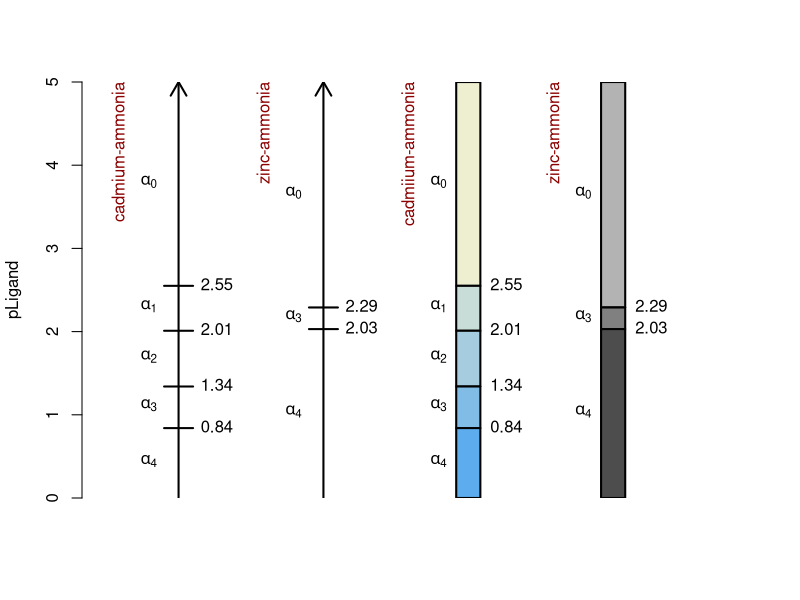

Recreate this plot in R.
# function to plot ladder diagram for redox couples
# pk_list: list of pK values, in order of fewest ligands to most 
#           ligands; default values are for cadmium-ammine complexes
# ligands: list giving number of ligands added for each pK value;
#           defaults to vector of (1, 1, 1, 1) for the four stepwise
#           cadmium-amine complexes
# pL_axis: logical; defaults to FALSE but TRUE draws pL axis
# type: the type of ladder diagram; options are "arrow," which is the
#       default, or "strip"
# buffer: logical; defaults to FALSE, but TRUE will add buffer regions
# species: option to enter name of weak acid for main title of plot;
#          defaults to NULL, which supresses main title
# labels: option to enter vector of labels for legend; defaults to
#         NULL, which uses a default legend
# locate: x-axis location of arrow or center of strip; defaults to 2, 
#         which is practical lower limit; increase in steps of three
#         will separate diagrams; practical upper limit is 12
# overlay: logical; defaults to FALSE, but setting to TRUE allows for
#          adding a new ladder diagram

library(shape)

ladder_pL = function(pk_list = c(2.55, 2.01, 1.34, 0.84),
                     ligands = c(1, 1, 1, 1),
                     pL_axis = FALSE,
                     pL_limit = c(0, 14),
                     type = "arrow", 
                     shade = "color",
                     buffer = FALSE,
                     species = NULL, 
                     labels = NULL, 
                     locate = 2, 
                     overlay = FALSE){
  
  # initial set-up; creates vector of limits for adding labels;
  # creates counter, n, for the number of alpha values;
  # sets colors for strip version of ladder diagram
  
  pks = pk_list/ligands
  n = length(pks)
  limits = c(pL_limit[2], pks, pL_limit[1])
  if (shade == "color") {
  col.func = colorRampPalette(c("lightyellow2", "steelblue2"))
  colors = col.func(n + 1)
  } else {
    col.func = colorRampPalette(c("gray70", "gray30"))
    colors = col.func(n + 1)
  }
  
  # creates default set of alpha labels if labels are not provided
  
  if (is.null(labels) == TRUE) {
    labels = rep(0, n + 1)
    labels[1] = expression(alpha[0])
    num.ligands = 0
    for (i in 1:(n)) {
      num.ligands = num.ligands + ligands[i]
      labels[i + 1] = eval(substitute(expression(alpha[I]), 
                                  list(I = num.ligands)))
    }
  }
  
  # routines for plotting the ladder diagrams for each possible set
  # of options: new or overlay; arrow or strip; with or without 
  # pH axis, and with or without buffer regions

  if (overlay == FALSE) {if (pL_axis == FALSE) {
                              pLax = "n"
                              pLlabel = "pLigand"
                              pLaxis = ""
                            } else {
                               pLax = "s"
                               pLlabel = ""
                               pLaxis = "pLigand"
                            }
    plot(NULL, xlim = c(0,14), ylim = c(pL_limit[1],pL_limit[2]), 
                                type = "n", xaxt = "n", yaxt = pLax, 
                                bty = "n", xlab = "", ylab = pLaxis, 
                                xaxs = "i", yaxs = "i")
    text(locate + 0.25, pL_limit[2] - (pL_limit[2] - pL_limit[1])/25, 
         pLlabel, pos = 4)
    }

  if (type == "arrow") {
      Arrows(locate, pL_limit[1], locate, pL_limit[2], lwd = 2, 
             arr.type = "simple")
      segments(x0 = rep(locate - 0.3, n), y0 = pks, 
               x1 = rep(locate + 0.3, n), y1 = pks, lwd = 2)
  } else if (type == "strip") {
      for (i in 1:(n + 1)) {
        filledrectangle(mid = c(locate, (limits[i] + limits[i + 1])/2),
                        wx = 0.5, wy = limits[i + 1] - limits[i], 
                        col = colors[i], lcol = "black")
      }
  } else {
      return(paste(type, " is not an option.", sep = ""))
  }
    for (i in 1:n) {
      text(x = locate + 0.25, y = pks[i], 
           labels = pks[i], pos = 4)
    }
    for (i in 1:(n + 1)){
      text(x = locate - 0.25, y = (limits[i + 1] + limits[i])/2, 
           labels[i], pos = 2)
    }
    if (buffer == TRUE) {
      if (n == 1) {
        segments(x0 = locate, y0 = pks - 1/ligands, x1 = locate,
                 y1 = pks + 1/ligands, lwd = 5, lend = "butt")
      } else { for (i in 1:n) {
        if (i %% 2 == 0){
          segments(x0 = locate + 0.05, y0 = pks[i] - 1/ligands[i], 
                   x1 = locate + 0.05, y1 = pks[i] + 1/ligands[i], 
                   lwd = 5, lend = "butt")
        } else {
          segments(x0 = locate - 0.05, y0 = pks[i] - 1/ligands[i], 
                   x1 = locate - 0.05, y1 = pks[i] + 1/ligands[i], 
                   lwd = 5, lend = "butt")
        }
      }
      }
    }
  if (is.null(species) == FALSE) {
    text(x = locate - 1, y = pL_limit[2], species, pos = 2, 
         srt = 90, col = "darkred")
  }
}

# code to test

ladder_pL(pL_axis = TRUE, type = "arrow", species = "cadmium-ammonia", 
          locate = 2, pL_limit = c(0, 5))
ladder_pL(type = "arrow", locate = 5, overlay = TRUE,
          pk_list = c(6.87, 2.03), ligands = c(3, 1), 
          species = "zinc-ammonia", pL_limit = c(0, 5))
ladder_pL(type = "strip", species = "cadmiium-ammonia", locate = 8,
          pL_limit = c(0, 5), shade = "color", overlay = TRUE)
ladder_pL(type = "strip", locate = 11, overlay = TRUE, 
          pL_limit = c(0, 5), pk_list = c(6.87, 2.03), ligands = c(3, 1), 
          species = "zinc-ammonia", shade = "gray")



